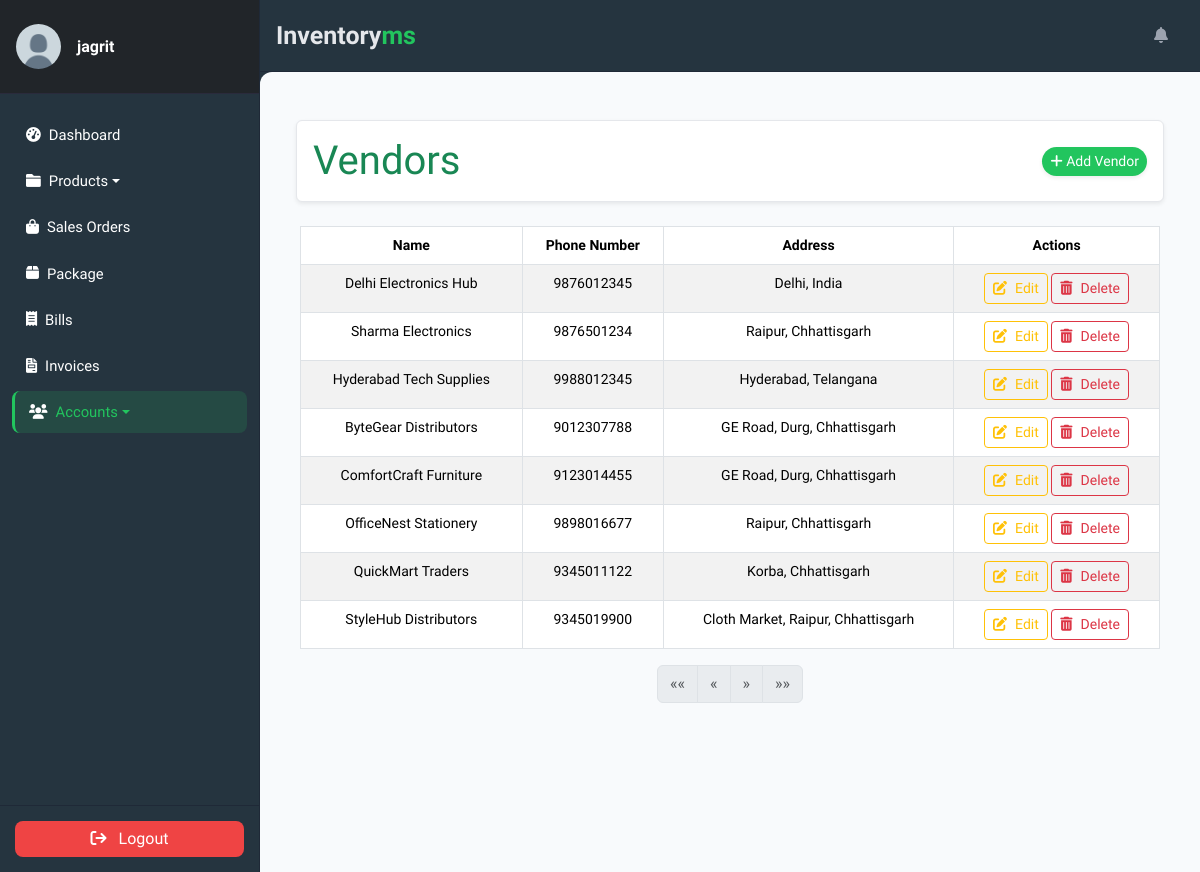
Page /staff/vendors/ (signed in) on the committed database.
### accounts/models.py (models this page shows, shortened)
class Profile(models.Model):
    user = models.OneToOneField(
        User, on_delete=models.CASCADE, verbose_name='User'
    )
    slug = AutoSlugField(
        unique=True,
        verbose_name='Account ID',
        populate_from='email'
    )
    profile_picture = ProcessedImageField(
        default='profile_pics/default.jpg',
        upload_to='profile_pics',
        format='JPEG',
        processors=[ResizeToFill(150, 150)],
        options={'quality': 100}
    )
    telephone = PhoneNumberField(
        null=True, blank=True, verbose_name='Telephone'
    )
    email = models.EmailField(
        max_length=150, blank=True, null=True, verbose_name='Email'
    )
    first_name = models.CharField(
        max_length=30, blank=True, verbose_name='First Name'
    )
    last_name = models.CharField(
        max_length=30, blank=True, verbose_name='Last Name'
    )
    status = models.CharField(
        choices=STATUS_CHOICES,
        max_length=12,
        default='INA',
        verbose_name='Status'
    )
    role = models.CharField(
        choices=ROLE_CHOICES,
        max_length=12,
        blank=True,
        null=True,
        verbose_name='Role'
    )
    class Meta:
        ordering = ['slug']
        verbose_name = 'Profile'
        verbose_name_plural = 'Profiles'

class Vendor(models.Model):
    name = models.CharField(max_length=50, verbose_name='Name')
    slug = AutoSlugField(
        unique=True,
        populate_from='name',
        verbose_name='Slug'
    )
    phone_number = models.BigIntegerField(
        blank=True, null=True, verbose_name='Phone Number'
    )
    email = models.EmailField(
        blank=True, null=True, verbose_name='Email'
    )
    address = models.CharField(
        max_length=255, blank=True, null=True, verbose_name='Address'
    )
    class Meta:
        verbose_name = 'Vendor'
        verbose_name_plural = 'Vendors'

### accounts/views.py (the view)
# urls.py: path('vendors/', VendorListView.as_view(), name='vendor-list'),
class VendorListView(LoginRequiredMixin, ListView):
    model = Vendor
    template_name = 'accounts/vendor_list.html'
    context_object_name = 'vendors'
    paginate_by = 10

### accounts/templates/accounts/vendor_list.html (shortened to what this page needs)
{% extends 'store/base.html' %}
{% load static %}
{% block content %}
<div class="container my-4">
    <div class="card shadow-sm rounded p-3">
        <div class="row align-items-center">
            <div class="col-md-6">
                <h4 class="display-6 mb-0 text-success">Vendors</h4>
            </div>
            <div class="col-md-6 d-flex justify-content-end gap-2">
                <a class="btn btn-success btn-sm rounded-pill shadow-sm" href="{% url 'vendor-create' %}">
                    <i class="fa-solid fa-plus"></i> Add Vendor
                </a>
            </div>
        </div>
    </div>
</div>
<div class="container px-3">
    <table class="table table-bordered table-striped">
        <thead class="thead-light">
            <tr>
                <th>Name</th>
                <th>Phone Number</th>
                <th>Address</th>
                <th>Actions</th>
            </tr>
        </thead>
        <tbody>
            {% for vendor in vendors %}
            <tr>
                <td>{{ vendor.name }}</td>
                <td>{{ vendor.phone_number }}</td>
                <td>{{ vendor.address }}</td>
                <td>
                    <a href="{% url 'vendor-update' vendor.pk %}" class="btn btn-outline-warning btn-sm">
                        <i class="fas fa-edit me-2"></i>Edit
                    </a>
                    <a href="{% url 'vendor-delete' vendor.pk %}" class="btn btn-outline-danger btn-sm">
                        <i class="fas fa-trash-alt me-2"></i>Delete
                    </a>
                </td>
            </tr>
            {% endfor %}
        </tbody>
    </table>
    <nav aria-label="Page navigation example">
        <ul class="pagination justify-content-center">
            {% if vendors.has_previous %}
            <li class="page-item">
                <a class="page-link" href="?page=1" aria-label="First">
                    <span aria-hidden="true">&laquo;&laquo;</span>
                </a>
            </li>
            {% else %}
            <li class="page-item disabled">
                <span class="page-link" aria-label="First">
                    <span aria-hidden="true">&laquo;&laquo;</span>
                </span>
            </li>
            {% endif %}
            {% if vendors.has_previous %}
            <li class="page-item">
                <a class="page-link" href="?page={{ vendors.previous_page_number }}" aria-label="Previous">
                    <span aria-hidden="true">&laquo;</span>
                </a>
            </li>
            {% else %}
            <li class="page-item disabled">
                <span class="page-link" aria-label="Previous">
                    <span aria-hidden="true">&laquo;</span>
                </span>
            </li>
            {% endif %}
            {% if vendors.has_next %}
            <li class="page-item">
                <a class="page-link" href="?page={{ vendors.next_page_number }}" aria-label="Next">
                    <span aria-hidden="true">&raquo;</span>
                </a>
            </li>
            {% else %}
            <li class="page-item disabled">
                <span class="page-link" aria-label="Next">
                    <span aria-hidden="true">&raquo;</span>
                </span>
            </li>
            {% endif %}
            {% if vendors.has_next %}
            <li class="page-item">
                <a class="page-link" href="?page={{ vendors.paginator.num_pages }}" aria-label="Last">
                    <span aria-hidden="true">&raquo;&raquo;</span>
                </a>
            </li>
            {% else %}
            <li class="page-item disabled">
                <span class="page-link" aria-label="Last">
                    <span aria-hidden="true">&raquo;&raquo;</span>
                </span>
            </li>
            {% endif %}
        </ul>
    </nav>
</div>
{% endblock %}

### store/templates/store/sidebar.html (shortened to what this page needs)
{% load static %}
<aside class="sidebar">
    <div class="sidebar-header d-flex align-items-center px-3 py-4">
        <a href="{% url 'user-profile' %}" class="d-flex align-items-center text-decoration-none">
            {% if request.user.profile.profile_picture %}
                <img class="rounded-circle img-fluid" width="45"
                     src="{{ request.user.profile.profile_picture.url }}">
            {% else %}
                <img class="rounded-circle img-fluid" width="45"
                     src="{% static 'default-avatar.png' %}">
            {% endif %}
            <div class="ms-3">
                <h6 class="mb-0 fw-semibold">
                    {{ request.user.username }}
                </h6>
            </div>
        </a>
    </div>
    <div class="nav-container">
        <ul class="nav flex-column mt-2">
            <li class="nav-item mb-1">
                <a class="nav-link {% if request.resolver_match.url_name == 'dashboard' %}active{% endif %}"
                   href="{% url 'dashboard' %}">
                    <i class="fa fa-tachometer-alt me-2"></i> Dashboard
                </a>
            </li>
            <li class="nav-item mb-1 dropdown">
                <a class="nav-link dropdown-toggle
                   {% if request.resolver_match.url_name == 'productslist' or request.resolver_match.url_name == 'category-list' %}active{% endif %}"
                   href="#" data-bs-toggle="dropdown">
                    <i class="fa fa-folder me-2"></i> Products
                </a>
            </li>
            <li class="nav-item mb-1">
                <a class="nav-link {% if request.resolver_match.url_name == 'saleslist' %}active{% endif %}"
                   href="{% url 'saleslist' %}">
                    <i class="fa fa-shopping-bag me-2"></i> Sales Orders
                </a>
            </li>
            <li class="nav-item mb-1">
                <a class="nav-link {% if request.resolver_match.url_name == 'deliveries' %}active{% endif %}"
                   href="{% url 'deliveries' %}">
                    <i class="fa-solid fa-box me-2"></i> Package
                </a>
            </li>
            <li class="nav-item mb-1">
                <a class="nav-link {% if request.resolver_match.url_name == 'bill_list' %}active{% endif %}"
                   href="{% url 'bill_list' %}">
                    <i class="fa-solid fa-receipt me-2"></i>Bills
                </a>
            </li>
            <li class="nav-item mb-1">
                <a class="nav-link {% if request.resolver_match.url_name == 'invoicelist' %}active{% endif %}"
                   href="{% url 'invoicelist' %}">
                    <i class="fa-solid fa-file-invoice me-2"></i>Invoices
                </a>
            </li>
            <li class="nav-item mb-1 dropdown">
                <a class="nav-link dropdown-toggle
                   {% if request.resolver_match.url_name == 'profile_list' or request.resolver_match.url_name == 'customer_list' or request.resolver_match.url_name == 'vendor-list' %}active{% endif %}"
                   href="#" data-bs-toggle="dropdown">
                    <i class="fa fa-users me-2"></i> Accounts
                </a>
            </li>
        </ul>
    </div>
    <div class="sidebar-footer text-center">
        <form method="post" action="{% url 'user-logout' %}">
            <button type="submit" class="btn w-100">
                <i class="fa fa-sign-out me-2"></i> Logout
            </button>
        </form>
    </div>
</aside>

### static/css/style.css (style rules this page uses)
:root { --dk-gray-100: #f3f4f6; --dk-gray-200: #e5e7eb; --dk-gray-300: #d1d5db; --dk-gray-400: #9ca3af; --dk-gray-500: #6b7280; --dk-gray-600: #4b5563; --dk-gray-700: #374151; --dk-gray-800: #1f2937; --dk-gray-900: #111827; --dk-dark-bg: #313348; --dk-darker-bg: #2a2b3d; --navbar-bg-color: #6f6486; --sidebar-bg-color: #252636; --sidebar-width: 250px; --sidebar-expanded-width: 230px; --sidebar-collapsed-width: 100px; --sidebar-header-bg: #212529; --nav-link-color: #adb5bd; --nav-link-active-bg: #495057; --dropdown-menu-bg: #495057; --dropdown-item-color: #adb5bd; --dropdown-item-active-bg: #6c757d; --sidebar-separator-bg: #4caf50; --logo-separator-height: 60px; --sidebar-item-height: 50px; --submenu-item-height: 45px; }
* { margin: 0; padding: 0; box-sizing: border-box; }
body { font-family: "Inter", sans-serif; background-color: #fff; }
a { text-decoration: none; }
.sidebar { font-size: 0.925rem; background-color: var(--sidebar-bg-color); width: var(--sidebar-width); transition: width 0.3s ease-in-out; z-index: 9999999; }
.sidebar .sidebar-header { background-color: var(--sidebar-header-bg); border-bottom: 1px solid #2a2b3c; }
.sidebar ul > li > a { color: var(--dk-gray-400); text-decoration: none; }

### store/templates/store/base.html (style rules this page uses)
body { font-family: 'Source Sans 3', sans-serif; background: #25343F; margin: 0; }
.card { background: #ffffff; color: #111827; border: 1px solid #e5e7eb; border-radius: 10px; }
.table { color: #111827; font-size: 14px; }
.table thead { background: #f1f5f9; }
.btn-success { background: #22c55e; border: none; font-weight: 500; }

### store/templates/store/sidebar.html (style rules this page uses)
.sidebar { width: 260px; background: #25343F; color: #ffffff; position: fixed; top: 0; bottom: 0; display: flex; flex-direction: column; border-right: 1px solid #1f2937; font-family: 'Source Sans 3', sans-serif; }
.sidebar * { color: #ffffff !important; }
.sidebar-header { border-bottom: 1px solid #1f2937; }
.nav-container { flex: 1; overflow-y: auto; padding: 12px; }
.nav-link { padding: 10px 14px; border-radius: 8px; transition: 0.2s; display: flex; align-items: center; }
.nav-link.active { background: rgba(34,197,94,0.15); color: #22c55e !important; border-left: 3px solid #22c55e; }
.sidebar-footer { border-top: 1px solid #1f2937; padding: 15px; }
.sidebar-footer .btn { border-radius: 8px; background: #ef4444; border: none; }

### accounts/templates/accounts/vendor_list.html (style rules this page uses)
.table th, .table td { text-align: center; }

### rows in the picture
Vendor: name "Delhi Electronics Hub", phone_number "9876012345", address "Delhi, India"
Vendor: name "Sharma Electronics", phone_number "9876501234", address "Raipur, Chhattisgarh"
Vendor: name "Hyderabad Tech Supplies", phone_number "9988012345", address "Hyderabad, Telangana"
Vendor: name "ByteGear Distributors", phone_number "9012307788", address "GE Road, Durg, Chhattisgarh"
Vendor: name "ComfortCraft Furniture", phone_number "9123014455", address "GE Road, Durg, Chhattisgarh"
Vendor: name "OfficeNest Stationery", phone_number "9898016677", address "Raipur, Chhattisgarh"
Vendor: name "QuickMart Traders", phone_number "9345011122", address "Korba, Chhattisgarh"
Vendor: name "StyleHub Distributors", phone_number "9345019900", address "Cloth Market, Raipur, Chhattisgarh"

### other values in the picture
{{ request.user.username }} "jagrit"
